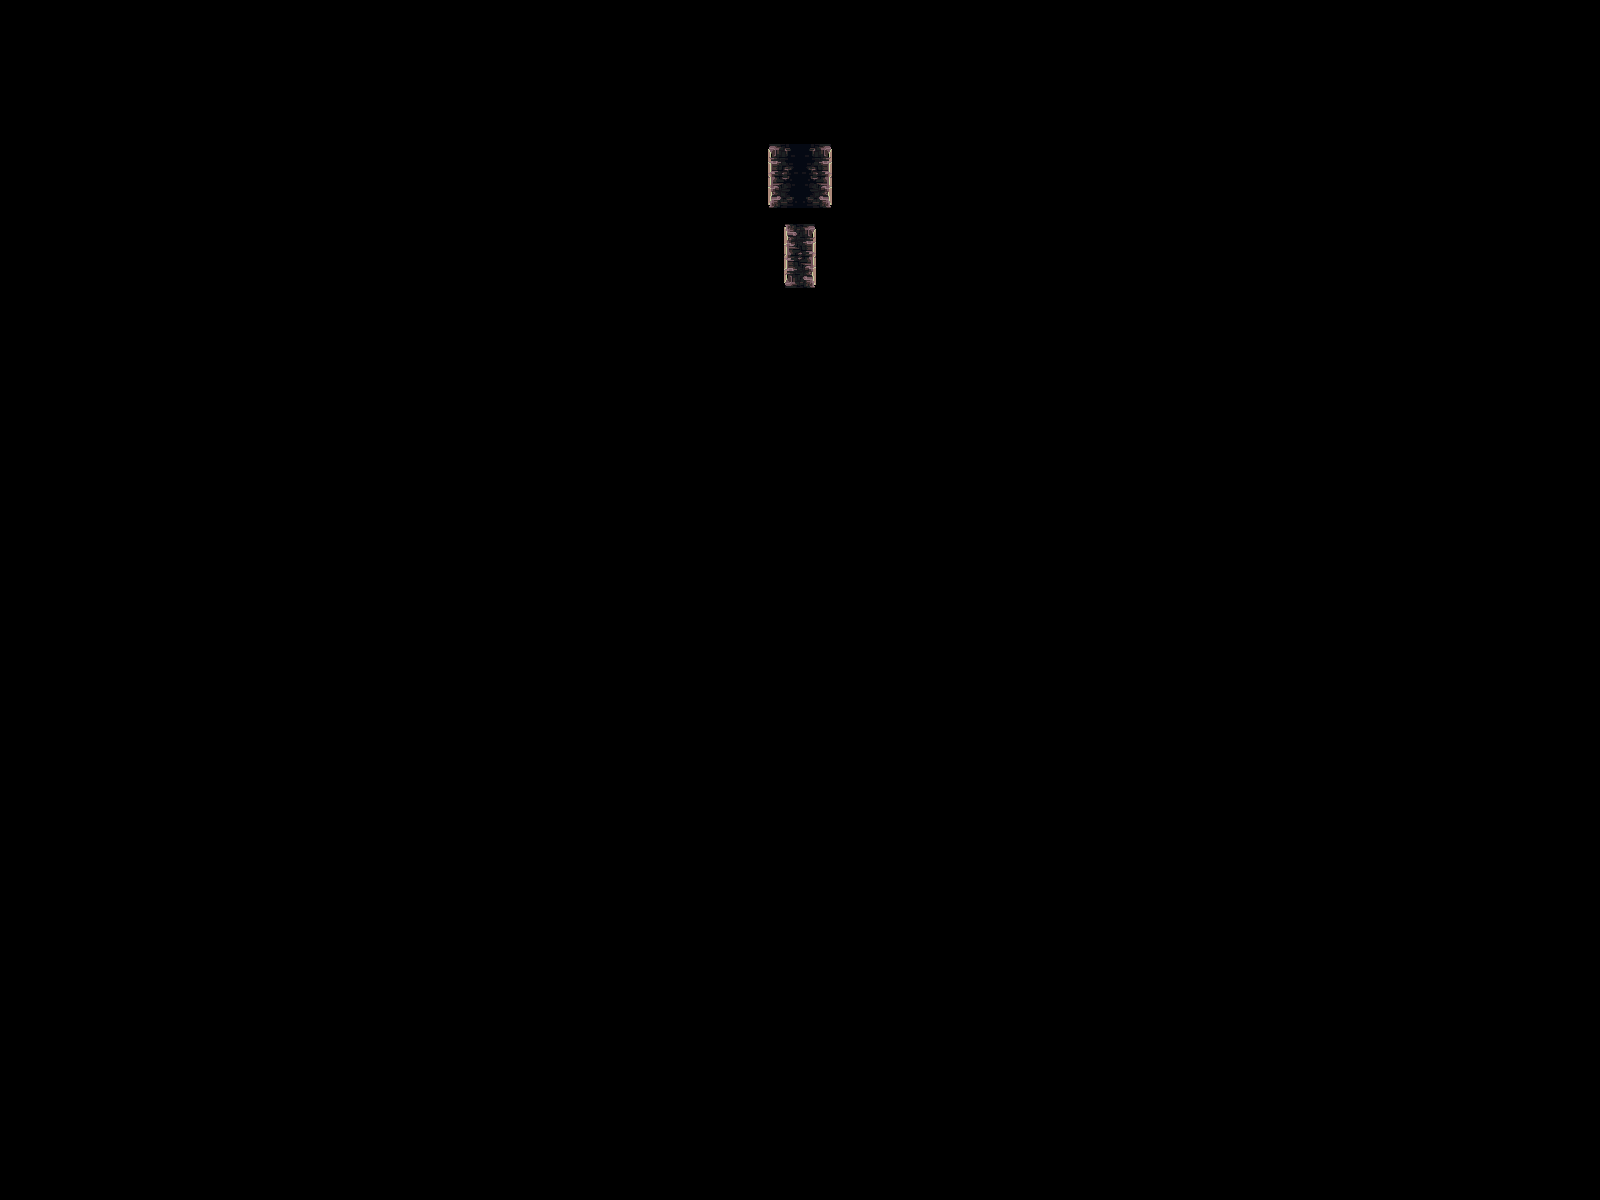

Rendered tile map (Tiled .tmx) drawn with the repository's tilesets; below, a short description and the map source with its tile grids summarised:
An orthogonal 100x75 tile map with 16x16 px tiles, 7 tile layers (bg3, bg2, bg, collision, ...), 7 tilesets and 115 objects (8x zone, 5x prop, 4x platform, 4x hulls, air, ...).

<map version="1.4" tiledversion="1.4.1" orientation="orthogonal" renderorder="right-down" compressionlevel="0" width="100" height="75" tilewidth="16" tileheight="16" infinite="0" nextlayerid="20" nextobjectid="604">
 <editorsettings>
  <export target="../assets/world/Shattersol_TEMPLATE_MAP.json" format="json" />
 </editorsettings>
 <tileset firstgid="1" name="collision" tilewidth="16" tileheight="16" tilecount="64" columns="8">
  <image source="collision.png" width="128" height="128" />
 </tileset>
 <tileset firstgid="65" name="mainlevbuild1" tilewidth="16" tileheight="16" tilecount="2304" columns="48">
  <image source="tilesets/PF_SET3_v1.0/mainlevbuild1.png" width="768" height="768" />
 </tileset>
 <tileset firstgid="2369" name="mainlevbuild2" tilewidth="16" tileheight="16" tilecount="4096" columns="64">
  <image source="tilesets/PF_SET3_v1.0/mainlevbuild2.png" width="1024" height="1024" />
 </tileset>
 <tileset firstgid="6465" name="mainlevbuild3" tilewidth="16" tileheight="16" tilecount="2337" columns="41">
  <image source="tilesets/PF_SET3_v1.0/mainlevbuild3.png" width="656" height="912" />
 </tileset>
 <tileset firstgid="8802" name="32Tileset" tilewidth="32" tileheight="32" spacing="2" tilecount="851" columns="37">
  <image source="../assets/world/oldTileset32.png" width="1280" height="800" />
 </tileset>
 <tileset firstgid="9653" name="mainlevbuild_A" tilewidth="16" tileheight="16" tilecount="4096" columns="64">
  <image source="tilesets/PF_Caslte_1.0/mainlevbuild_A.png" width="1024" height="1024" />
 </tileset>
 <tileset firstgid="13749" name="tile_custom" tilewidth="16" tileheight="16" tilecount="4096" columns="64">
  <image source="../assets/world/tile_custom.png" width="1024" height="1024" />
 </tileset>
 <layer id="3" name="bg3" width="100" height="75">
  <data>[7500 cells, 0 non-empty, 0 distinct tile ids]</data>
 </layer>
 <layer id="4" name="bg2" width="100" height="75">
  <data>[7500 cells, 0 non-empty, 0 distinct tile ids]</data>
 </layer>
 <layer id="1" name="bg" width="100" height="75">
  <data>[7500 cells, 0 non-empty, 0 distinct tile ids]</data>
 </layer>
 <layer id="2" name="collision" width="100" height="75">
  <data>[7500 cells, 0 non-empty, 0 distinct tile ids]</data>
 </layer>
 <layer id="5" name="fg" width="100" height="75">
  <data>[7500 cells, 0 non-empty, 0 distinct tile ids]</data>
 </layer>
 <layer id="6" name="fg_hidden" width="100" height="75">
  <data>[7500 cells, 8 non-empty, 8 distinct tile ids]</data>
 </layer>
 <layer id="7" name="fg_breakable" width="100" height="75">
  <data>[7500 cells, 16 non-empty, 16 distinct tile ids]</data>
 </layer>
 <objectgroup id="11" name="npcs" />
 <objectgroup id="12" name="enemies">
  <object id="571" name="bat1" type="air" x="544" y="32" width="32" height="32">
   <properties>
    <property name="aBehav" value="attack" />
    <property name="enemyClass" value="air" />
    <property name="enemyType" value="bat" />
    <property name="pBehav" value="patrolWaypoints" />
    <property name="path" value="[{&quot;x&quot;:1072,&quot;y&quot;:768},{&quot;x&quot;:1200,&quot;y&quot;:768}]" />
    <property name="pathid" value="bat1" />
    <property name="weapon" type="int" value="5" />
   </properties>
  </object>
  <object id="573" name="spiker1" type="spiker" x="560" y="96" width="16" height="16" />
  <object id="574" name="blob2" type="blob" x="544" y="128" width="32" height="32" />
  <object id="575" name="shrieker1" type="shrieker" x="544" y="176" width="32" height="32" />
  <object id="578" name="shadow2" type="shadow" x="544" y="224" width="32" height="32" />
  <object id="579" name="blip1" type="blip" x="560" y="336" width="16" height="16" />
  <object id="580" name="statue1" type="statue" x="544" y="272" width="48" height="48" />
 </objectgroup>
 <objectgroup id="13" name="spawns" />
 <objectgroup id="14" name="exit">
  <object id="589" name="east2" type="entrance" x="768" y="96" width="32" height="32" />
  <object id="590" name="east2" type="exit" x="768" y="32" width="32" height="48">
   <properties>
    <property name="partner" value="east1" />
    <property name="targetExit" value="west1b" />
    <property name="targetMap" value="i1s1e" />
   </properties>
  </object>
 </objectgroup>
 <objectgroup id="15" name="objects">
  <object id="531" name="mirror1" type="mirror" x="288" y="80" width="32" height="32" />
  <object id="533" name="rock" type="rock" x="304" y="128" width="16" height="16" />
  <object id="534" name="hive1" type="hive" x="304" y="272" width="32" height="32">
   <properties>
    <property name="bugsMax" type="int" value="3" />
   </properties>
  </object>
  <object id="535" name="water2" type="water" x="272" y="208" width="64" height="48" />
  <object id="536" name="crate" type="crate" x="304" y="160" width="16" height="16" />
  <object id="541" name="minecart1" type="minecart" x="240" y="320" width="96" height="48" />
  <object id="543" name="platfall1" type="platfall" gid="11011" x="304" y="400" width="16" height="16">
   <properties>
    <property name="shakeCount" type="int" value="3" />
    <property name="shakeTime" type="int" value="150" />
    <property name="tsName" value="PF_Caslte_1_0_mainlevbuild_A" />
   </properties>
  </object>
  <object id="545" name="window" type="window" gid="13753" x="304" y="432" width="16" height="16" />
  <object id="547" name="telebeam1" type="telebeam" x="272" y="448" width="64" height="64">
   <properties>
    <property name="initAngle" type="int" value="-90" />
   </properties>
  </object>
  <object id="549" name="rockchute1" type="rockchute" x="272" y="528" width="64" height="64" />
  <object id="550" name="conveyor1" type="conveyor" x="272" y="624">
   <properties>
    <property name="angvel" type="float" value="-0.2" />
   </properties>
   <polyline points="0,0 64,0" />
  </object>
  <object id="551" name="grinder10" type="trap" x="304" y="656" width="32" height="32">
   <properties>
    <property name="angvel" type="float" value="-0.2" />
    <property name="subtype" value="grinder" />
   </properties>
  </object>
  <object id="552" name="prop_inchworm" type="prop" x="320" y="736" width="16" height="16">
   <properties>
    <property name="subtype" value="inchworm" />
   </properties>
  </object>
  <object id="553" name="prop_bat" type="prop" x="304" y="704" width="32" height="16">
   <properties>
    <property name="subtype" value="bat" />
   </properties>
  </object>
  <object id="554" name="prop_web" type="prop" x="304" y="768" width="32" height="32">
   <properties>
    <property name="subtype" value="web" />
   </properties>
  </object>
  <object id="555" name="fan1_decal" type="decal" x="272" y="880" width="64" height="32">
   <properties>
    <property name="anim" value="fan-running" />
    <property name="srctype" value="sprite" />
    <property name="texture" value="fan-1" />
   </properties>
  </object>
  <object id="556" name="prop_rat" type="prop" x="304" y="816" width="24" height="16">
   <properties>
    <property name="subtype" value="rat" />
   </properties>
  </object>
  <object id="557" name="prop_puddle" type="prop" x="304" y="848" width="32" height="16">
   <properties>
    <property name="subtype" value="puddle" />
   </properties>
  </object>
  <object id="558" name="soulcrystal1" type="soulcrystal" x="320" y="928" width="16" height="16">
   <properties>
    <property name="color" value="orange" />
    <property name="scid" type="int" value="1" />
   </properties>
  </object>
  </objectgroup>
 <objectgroup id="16" name="triggers">
  <!-- 18 objects omitted --></objectgroup>
 <objectgroup color="#00ff00" id="17" name="hulls">
  <!-- 4 objects omitted --></objectgroup>
 <objectgroup id="18" name="pathing">
  <!-- 1 objects omitted --></objectgroup>
 <objectgroup id="19" name="GuideInfo">
  <!-- 60 objects omitted --></objectgroup>
</map>
<!-- 87 of 115 objects omitted -->
